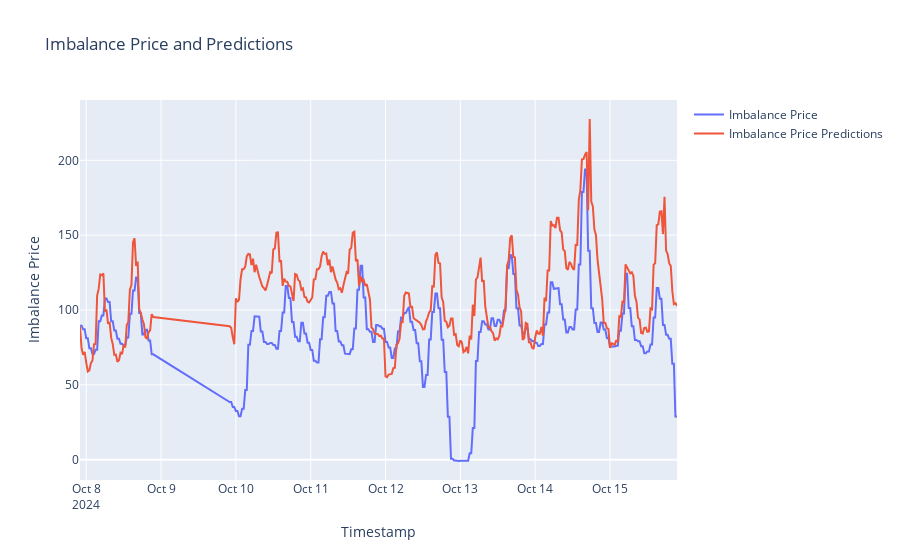

Here is the notebook cell this chart was saved with:
### Code cell
#plot imbalance price and predictions
fig = go.Figure()
fig.add_trace(go.Scatter(x=df_api_new_merged1["timestamp_utc"], y=df_api_new_merged1["day_ahead_price"], mode='lines', name='Imbalance Price'))
fig.add_trace(go.Scatter(x=df_api_new_merged1["timestamp_utc"], y=df_api_new_merged1["day_ahead_price_predictions"], mode='lines', name='Imbalance Price Predictions'))
fig.update_layout(title='Imbalance Price and Predictions', xaxis_title='Timestamp', yaxis_title='Imbalance Price')
fig.show()

### Figure 1 — Plotly figure (JSON) as saved in the notebook; plotly's stock layout.template omitted (floating-point values rounded to 4 significant figures; data arrays with more than 128 entries replaced by an {"elided": "..."} marker saying what was removed)
{"data": [{"mode": "lines", "name": "Imbalance Price", "type": "scatter", "x": {"elided": "334 str values"}, "y": {"elided": "334 float values"}}, {"mode": "lines", "name": "Imbalance Price Predictions", "type": "scatter", "x": {"elided": "334 str values"}, "y": {"elided": "334 float values"}}], "layout": {"title": {"text": "Imbalance Price and Predictions"}, "xaxis": {"title": {"text": "Timestamp"}}, "yaxis": {"title": {"text": "Imbalance Price"}}}}
